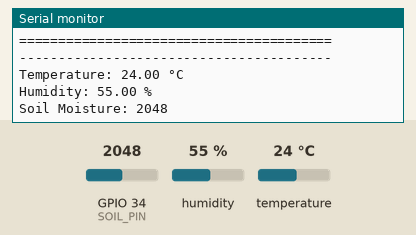
Bench run of a sketch on a simulated ESP32. On the bench: the last lines printed to the serial monitor. Inputs (shaded band) come from the test bench; at power-on: humidity 55 %, GPIO 34 (SOIL_PIN) = 2048, temperature 24 °C.

Above: at 3.2 s.
3.3 s: humidity set to 22 %
At 5.2 s:
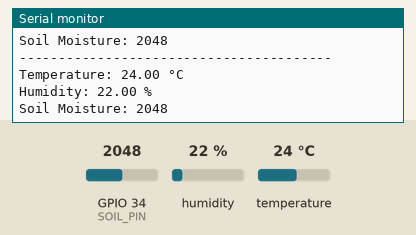
6.0 s: GPIO 34 (SOIL_PIN) set to 2866
At 6.5 s:
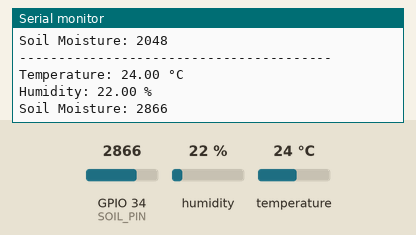
8.7 s: temperature set to 12 °C
At 11.1 s:
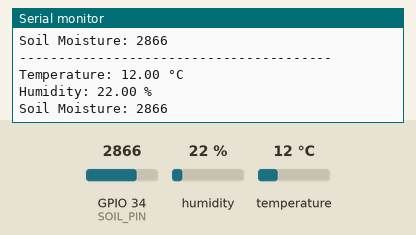
11.4 s: GPIO 34 (SOIL_PIN) set to 3603
At 12.8 s:
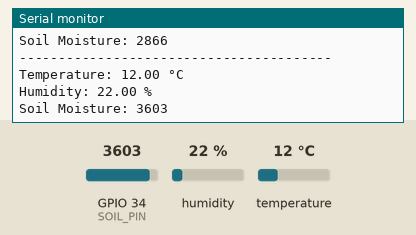
14.1 s: humidity set to 40 %
At 15.3 s:
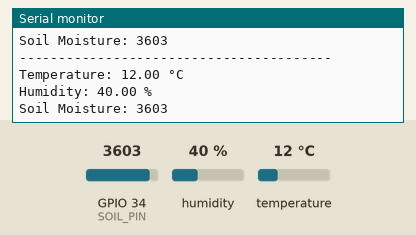
Timing chart, 0 to 17.1 s (numbered marks = the images above; inputs shaded):
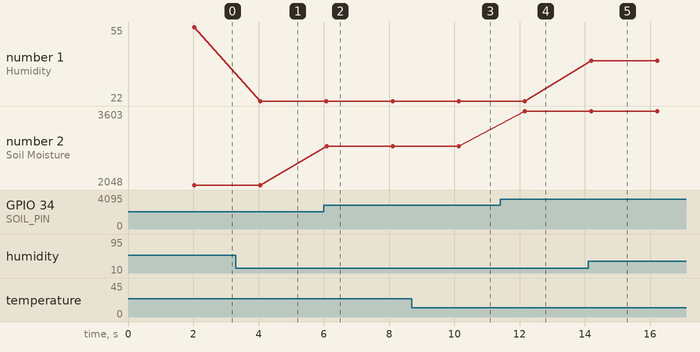

The sketch:

soil_irrigation_system.ino
```cpp
#include <DHT.h>

#define DHTPIN 4
#define DHTTYPE DHT11
#define SOIL_PIN 34

DHT dht(DHTPIN, DHTTYPE);

void setup() {
  Serial.begin(115200);
  dht.begin();

  delay(2000);

  Serial.println("========================================");
  Serial.println(" Smart Environmental Monitoring System");
  Serial.println("========================================");
}

void loop() {

  // Read temperature and humidity
  float temperature = dht.readTemperature();
  float humidity = dht.readHumidity();

  // Read soil moisture
  int soilMoisture = analogRead(SOIL_PIN);

  // Check if DHT11 reading failed
  if (isnan(temperature) || isnan(humidity)) {
    Serial.println("Error: Failed to read from DHT11!");
    delay(2000);
    return;
  }

  // Display sensor values
  Serial.println("----------------------------------------");

  Serial.print("Temperature: ");
  Serial.print(temperature);
  Serial.println(" °C");

  Serial.print("Humidity: ");
  Serial.print(humidity);
  Serial.println(" %");

  Serial.print("Soil Moisture: ");
  Serial.println(soilMoisture);

  delay(2000);
}
```

Measured:
- after the input at 3.3 s, the serial monitor: prints a new line after 0.76 s (image 1)
- after the input at 6.0 s, the serial monitor: prints a new line after 0.08 s (image 2)
- after the input at 8.7 s, the serial monitor: prints a new line after 1.4 s (image 3)
- after the input at 11.4 s, the serial monitor: prints a new line after 0.77 s (image 4)
- after the input at 14.1 s, the serial monitor: prints a new line after 0.09 s (image 5)
- plotted number 1: 55 → 22 after the input at 3.3 s, 22 → 40 after the input at 14.1 s
- plotted number 2: 2048 → 2866 after the input at 6.0 s, 2866 → 3603 after the input at 11.4 s
